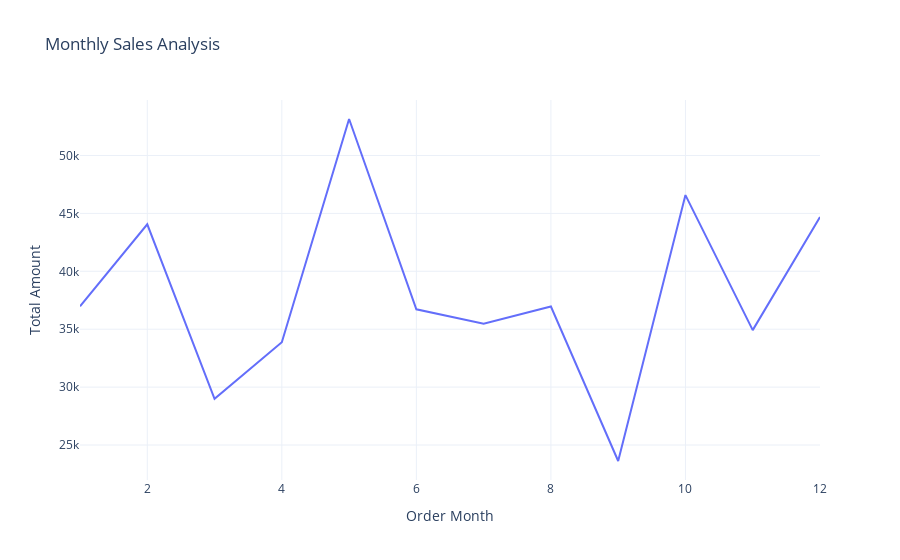

Write notebook code for a chart like this one.
### Code cell
fig = px.line(sales_by_month,
              x = 'Order Month',
              y = 'Total Amount',
              title = 'Monthly Sales Analysis')
fig.show()

### Figure 1 — Plotly figure (JSON) as saved in the notebook; plotly's stock layout.template omitted (floating-point values rounded to 4 significant figures)
{"data": [{"hovertemplate": "Order Month=%{x}<br>Total Amount=%{y}<extra></extra>", "legendgroup": "", "line": {"color": "#636efa", "dash": "solid"}, "marker": {"symbol": "circle"}, "mode": "lines", "name": "", "orientation": "v", "showlegend": false, "type": "scatter", "x": [1, 2, 3, 4, 5, 6, 7, 8, 9, 10, 11, 12], "xaxis": "x", "y": [36980, 44060, 28990, 33870, 53150, 36715, 35465, 36960, 23620, 46580, 34920, 44690], "yaxis": "y"}], "layout": {"legend": {"tracegroupgap": 0}, "title": {"text": "Monthly Sales Analysis"}, "xaxis": {"anchor": "y", "domain": [0, 1], "title": {"text": "Order Month"}}, "yaxis": {"anchor": "x", "domain": [0, 1], "title": {"text": "Total Amount"}}}}
